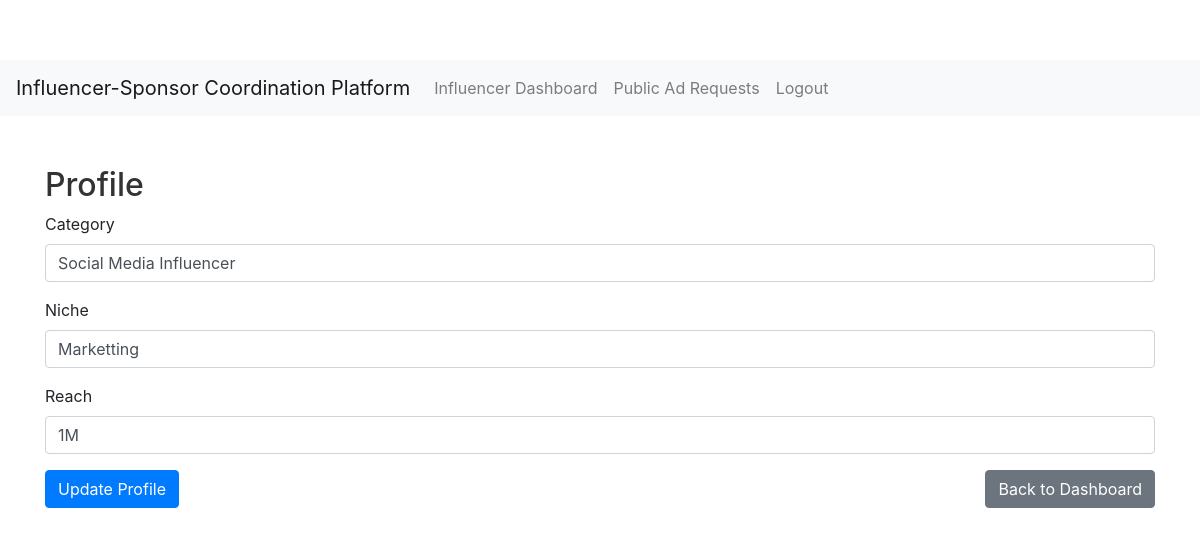
Page /influencer/profile (signed in) on the committed database.
### app/models.py (models this page shows)
class InfluencerProfile(db.Model):
    user_id = db.Column(db.Integer, db.ForeignKey('user.id'), primary_key=True, nullable=False)
    category = db.Column(db.String(100), nullable=True)
    niche = db.Column(db.String(100), nullable=True)
    reach = db.Column(db.String(25), nullable=True)

### app/views/influencer.py (the view, shortened to what this page needs)
@influencer_bp.route('/profile', methods=['GET', 'POST'])
@login_required
def profile():
    if not current_user.influencer_profile:
        profile = InfluencerProfile(user_id=current_user.id)
        db.session.add(profile)
        db.session.commit()
    form = InfluencerProfileForm()
    if request.method == 'GET':
        form.category.data = current_user.influencer_profile.category
        form.niche.data = current_user.influencer_profile.niche
        form.reach.data = current_user.influencer_profile.reach
    return render_template('influencer/profile.html', form=form)

### app/forms.py
class InfluencerProfileForm(FlaskForm):
    category = StringField('Category', validators=[DataRequired()])
    niche = StringField('Niche', validators=[DataRequired()])
    reach = StringField('Reach', validators=[DataRequired()])
    submit = SubmitField('Update Profile')

### app/models.py (called while the page is built)
@login_manager.user_loader
def load_user(user_id):
    return User.query.get(int(user_id))

### app/templates/influencer/profile.html (shortened to what this page needs)
{% extends "layout.html" %}
{% block content %}
<h2>Profile</h2>
<form method="POST" action="">
    <div class="form-group">
        {{ form.category.label }} {{ form.category(class="form-control") }}
    </div>
    <div class="form-group">
        {{ form.niche.label }} {{ form.niche(class="form-control") }}
    </div>
    <div class="form-group">
        {{ form.reach.label }} {{ form.reach(class="form-control") }}
    </div>
    <div class="form-group d-flex justify-content-between mt-3">
        {{ form.submit(class="btn btn-primary") }}
        <a href="{{ url_for('influencer.dashboard') }}" class="btn btn-secondary">Back to Dashboard</a>
    </div>
</form>
{% endblock %}

### app/static/css/style.css (style rules this page uses)
body { padding-top: 60px; background-color: #f8f9fa; }
h2 { font-size: 2rem; font-weight: 500; color: #333; }
.form-group { margin-bottom: 20px; }
.form-control { border-radius: 4px; border: 1px solid #ced4da; }
.btn { padding: 10px 20px; border-radius: 5px; font-size: 1.1rem; }
.btn-primary { background-color: #007bff; border-color: #007bff; }

### rows in the picture
InfluencerProfile: category "Social Media Influencer", niche "Marketting", reach "1M"
